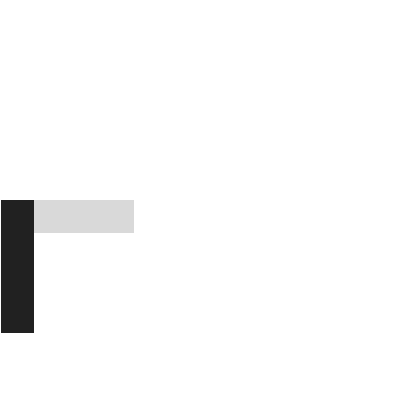
Frame 1 (no input)
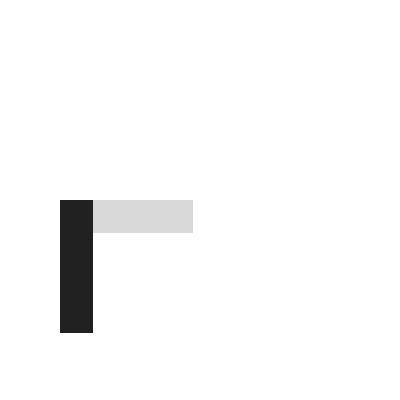
Frame 60 (no input)
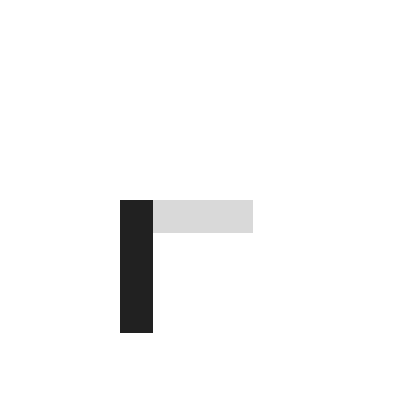
Frame 120 (the mouse pressed at the canvas centre since frame 60)

The p5.js sketch that drew these frames (run headless with seeded random() and noise() and a simulated clock; from frame 60 on, the mouse is pressed at the canvas centre):

// p5.js sketch
// ── sketch.js
let izzm;

function setup() {
  createCanvas(400, 400);
	
	izzm = new Izzm();
}

function draw() {
  clear();
	
	izzm.render();
}

class Izzm {
	constructor() {
		this.pos = createVector(0,height*0.5);
		this.vel = createVector(1,0);
		this.acc = createVector();
	}
	
	update() {
		this.vel.add(this.acc);
		this.pos.add(this.vel);
		
		return this;
	}
	
	display() {
		push();
		noStroke();
		fill(217);
		rect(this.pos.x,this.pos.y,133,33);
		pop();
		
		
		push();
		translate(this.pos.x,this.pos.y);
		noStroke();
		fill(33);
		rect(0,0,33,133);
		pop();
		
		return this;
	}
	
	render() {
		return this.update().display();
	}
}
